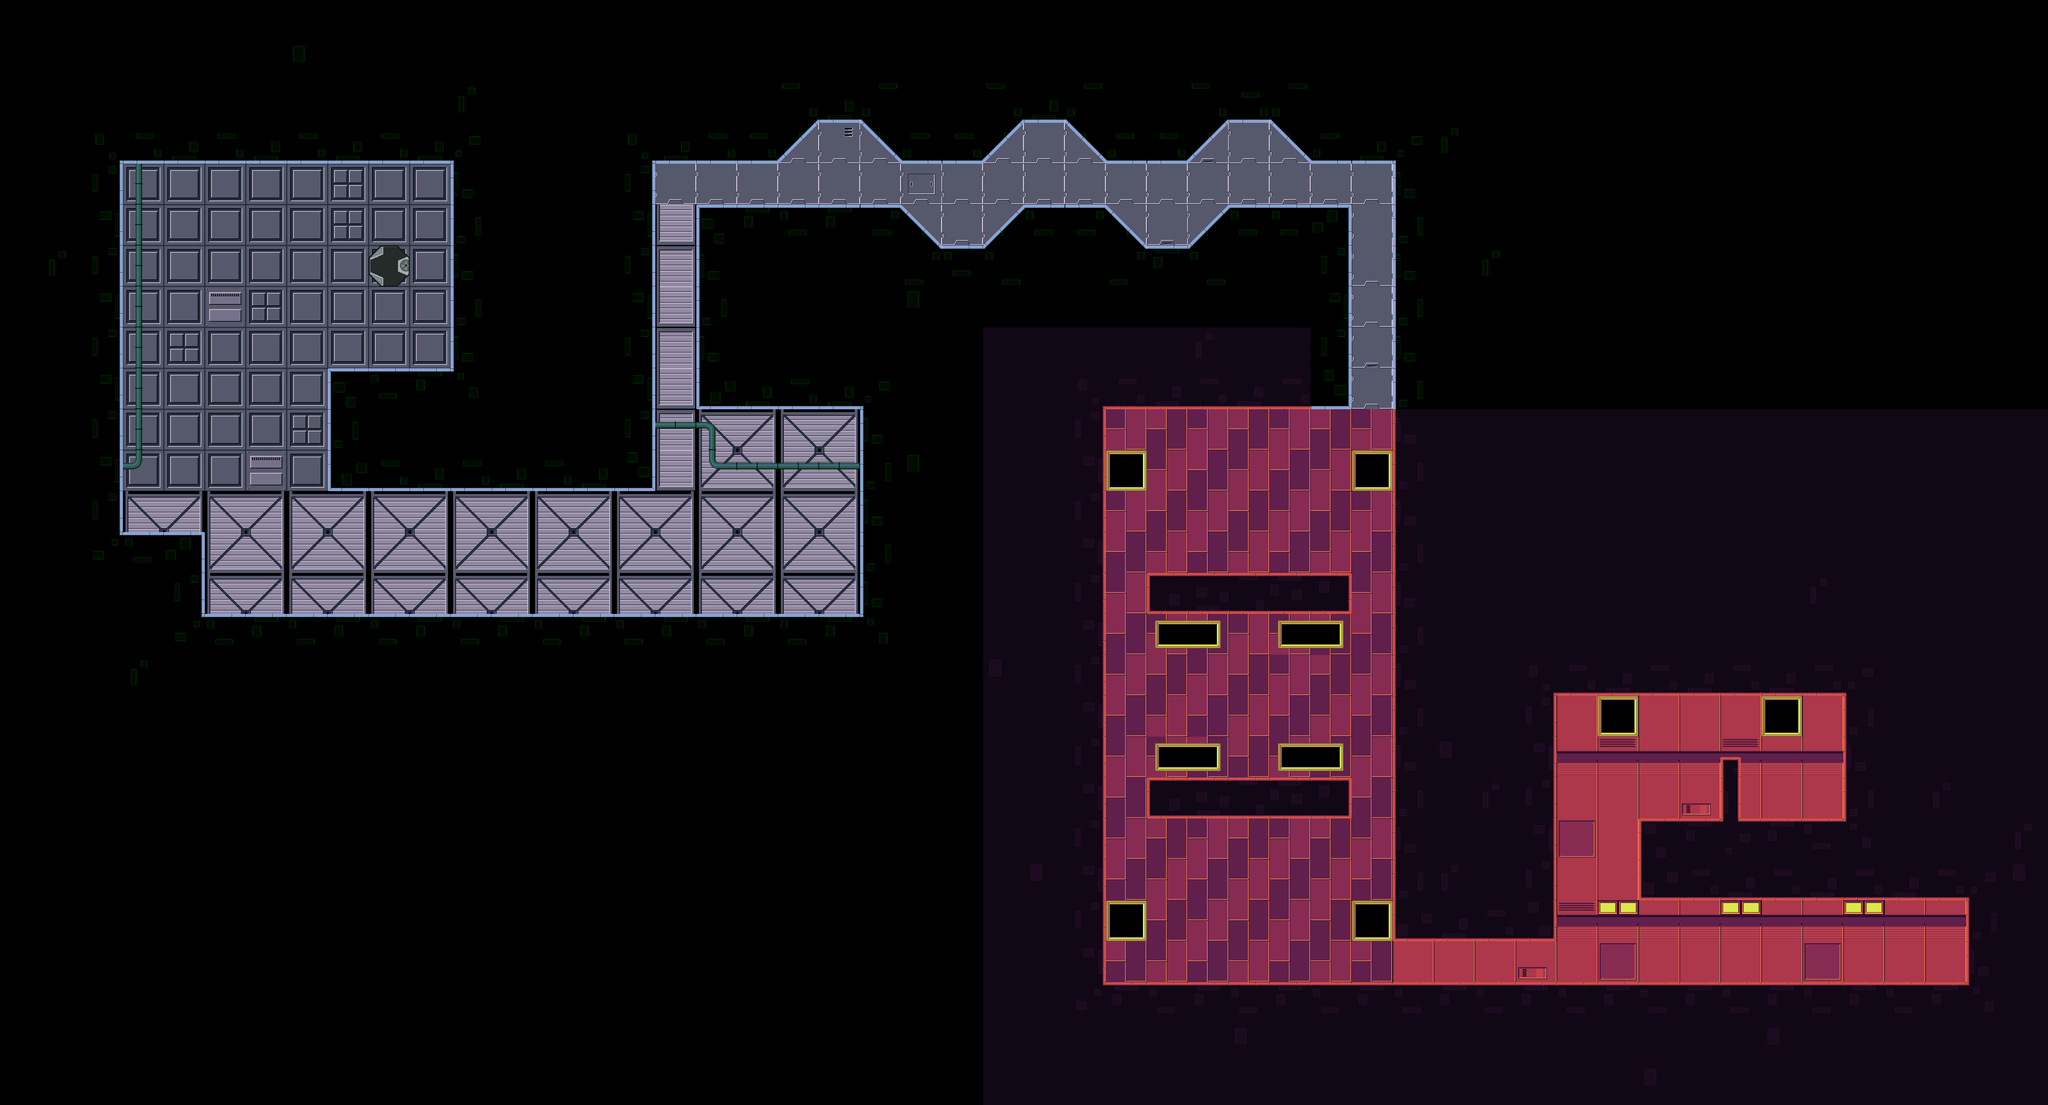

This game map was drawn from its Tiled (.tmx) file and the tilesets committed beside it. A one-line description and the trimmed map source follow:
An orthogonal 50x27 tile map with 128x128 px tiles, 3 tile layers (Background, Calque 2, Walls), 5 tilesets and 64 objects (7x Light, 7x ConeLight, 6x Piston, 3x Revolving, 3x LinearLight, ...).

<map version="1.0" orientation="orthogonal" renderorder="right-down" width="50" height="27" tilewidth="128" tileheight="128" nextobjectid="98">
 <properties>
  <property name="Ambiant Light Min" value="0.29" />
 </properties>
 <tileset firstgid="1" name="Room_red" tilewidth="128" tileheight="128" spacing="2" margin="1" tilecount="56" columns="7">
  <image source="Tilesets/Room_red.png" width="910" height="1040" />
 </tileset>
 <tileset firstgid="57" name="Floor_blue" tilewidth="128" tileheight="128" spacing="2" margin="1" tilecount="36" columns="6">
  <image source="Tilesets/Floor_blue.png" width="780" height="780" />
 </tileset>
 <tileset firstgid="93" name="Floor_red" tilewidth="128" tileheight="128" spacing="2" margin="1" tilecount="36" columns="6">
  <image source="Tilesets/Floor_red.png" width="780" height="780" />
 </tileset>
 <tileset firstgid="129" name="Pipes" tilewidth="128" tileheight="128" spacing="2" margin="1" tilecount="36" columns="6">
  <image source="Tilesets/Pipes.png" width="780" height="780" />
 </tileset>
 <tileset firstgid="165" name="Items" tilewidth="128" tileheight="128" spacing="2" margin="1" tilecount="8" columns="4">
  <image source="Tilesets/Items.png" width="520" height="260" />
 </tileset>
 <layer name="Background" width="50" height="27">
  <data>[1350 cells, 305 non-empty, 26 distinct tile ids]</data>
 </layer>
 <layer name="Calque 2" width="50" height="27">
  <data>[1350 cells, 15 non-empty, 6 distinct tile ids]</data>
 </layer>
 <layer name="Walls" width="50" height="27">
  <data>[1350 cells, 1067 non-empty, 23 distinct tile ids]</data>
 </layer>
 <objectgroup name="Objects">
  <object id="1" x="256" y="512" width="128" height="1152" />
  <object id="2" x="256" y="384" width="1152" height="128" />
  <object id="5" x="1024" y="1152" width="1024" height="384" />
  <object id="6" x="1408" y="384" width="640" height="768" />
  <object id="11" type="Light" x="800" y="832" width="320" height="160" rotation="33.0847">
   <properties>
    <property name="Texture" value="CrateSpace2_Large" />
    <property name="Weight" value="25" />
   </properties>
  </object>
  <object id="12" type="Light" x="640" y="576" width="160" height="160" rotation="-6.81167">
   <properties>
    <property name="Texture" value="CrateSpace1" />
    <property name="Weight" type="float" value="8" />
   </properties>
  </object>
  <object id="13" x="256" y="1664" width="384" height="384" />
  <object id="15" x="640" y="1920" width="2176" height="128" />
  <object id="16" x="1920" y="256" width="2560" height="128" />
  <object id="25" x="4352" y="512" width="512" height="2432" />
  <object id="26" x="2176" y="768" width="2048" height="512" />
  <object id="27" x="2688" y="1280" width="128" height="640" />
  <object id="28" type="Moving" x="2112" y="576">
   <properties>
    <property name="Speed" value="13" />
   </properties>
   <polyline points="0,0 2176,0" />
  </object>
  <object id="29" x="3328" y="1280" width="128" height="1792" />
  <object id="30" x="3584" y="1792" width="640" height="128" />
  <object id="31" x="3584" y="2432" width="640" height="128" />
  <object id="32" x="3328" y="3072" width="2816" height="128" />
  <object id="33" type="Revolving" x="3648" y="1504" width="512" height="64">
   <properties>
    <property name="Speed" value="-175" />
   </properties>
  </object>
  <object id="34" type="Revolving" x="3648" y="2784" width="512" height="64">
   <properties>
    <property name="Speed" value="175" />
   </properties>
  </object>
  <object id="35" type="Revolving" x="3648" y="2144" width="512" height="64">
   <properties>
    <property name="Speed" value="130" />
   </properties>
  </object>
  <object id="46" type="Piston" x="5280" y="2816" width="96" height="192">
   <properties>
    <property name="Association Number" value="1" />
    <property name="Delay" value="30" />
    <property name="Group" value="1" />
    <property name="Part" value="Axis" />
    <property name="Speed" value="17" />
   </properties>
  </object>
  <object id="48" type="Piston" x="5248" y="3008" width="160" height="64">
   <properties>
    <property name="Association Number" value="1" />
    <property name="Delay" value="30" />
    <property name="Group" value="1" />
    <property name="Part" value="Head" />
    <property name="Speed" value="17" />
   </properties>
  </object>
  <object id="49" type="Piston" x="5472" y="2816" width="96" height="192">
   <properties>
    <property name="Association Number" value="1" />
    <property name="Delay" value="30.6" />
    <property name="Group" value="2" />
    <property name="Part" value="Axis" />
    <property name="Speed" value="17" />
   </properties>
  </object>
  <object id="50" type="Piston" x="5440" y="3008" width="160" height="64">
   <properties>
    <property name="Association Number" value="1" />
    <property name="Delay" value="30.6" />
    <property name="Group" value="2" />
    <property name="Part" value="Head" />
    <property name="Speed" value="17" />
   </properties>
  </object>
  <object id="51" type="Piston" x="5664" y="2816" width="96" height="192">
   <properties>
    <property name="Association Number" value="1" />
    <property name="Delay" value="31.2" />
    <property name="Group" value="3" />
    <property name="Part" value="Axis" />
    <property name="Speed" value="17" />
   </properties>
  </object>
  <object id="52" type="Piston" x="5632" y="3008" width="160" height="64">
   <properties>
    <property name="Association Number" value="1" />
    <property name="Delay" value="31.2" />
    <property name="Group" value="3" />
    <property name="Part" value="Head" />
    <property name="Speed" value="17" />
   </properties>
  </object>
  <object id="43" x="5760" y="2176" width="128" height="384" />
  <object id="39" x="4864" y="2048" width="1024" height="128" />
  <object id="41" x="5120" y="2560" width="1024" height="256" />
  <object id="54" x="6144" y="2560" width="128" height="640" />
  <object id="55" type="Exit" x="6016" y="2880" width="128" height="128" />
  <object id="56" type="Light" x="1254.15" y="1581.49" width="220" height="220" rotation="25.2983">
   <properties>
    <property name="Impulse" value="" />
    <property name="Texture" value="CrateSpace1_Large" />
    <property name="Weight" type="float" value="20" />
   </properties>
  </object>
  <object id="57" type="Light" x="1614.23" y="1650.98" width="95" height="95" rotation="11.8939">
   <properties>
    <property name="Impulse" value="" />
   </properties>
  </object>
  <object id="58" type="Light" x="2304" y="1408" width="113.044" height="113.044" rotation="0.364392">
   <properties>
    <property name="Impulse" value="true" />
    <property name="Texture" value="CrateSpace1" />
    <property name="Weight" type="float" value="10" />
   </properties>
  </object>
  <object id="59" type="Light" x="2432" y="1664" width="221.007" height="221.007" rotation="-3.92067">
   <properties>
    <property name="Impulse" value="true" />
    <property name="Texture" value="CrateSpace1_Large" />
   </properties>
  </object>
  <object id="60" type="Leak" x="440" y="1216" width="288" height="96">
   <properties>
    <property name="Force" value="11" />
   </properties>
  </object>
  <object id="62" type="Leak" x="2464" y="1462" width="96" height="202">
   <properties>
    <property name="Force" value="-12" />
   </properties>
  </object>
  <object id="64" type="Light" x="544" y="768" width="96" height="96">
   <properties>
    <property name="Impulse" type="bool" value="true" />
    <property name="Texture" value="CrateMetal" />
    <property name="Weight" value="0.6" />
   </properties>
  </object>
  </objectgroup>
 <objectgroup name="Spawn">
  <!-- 7 objects omitted --></objectgroup>
</map>
<!-- 26 of 64 objects omitted -->
